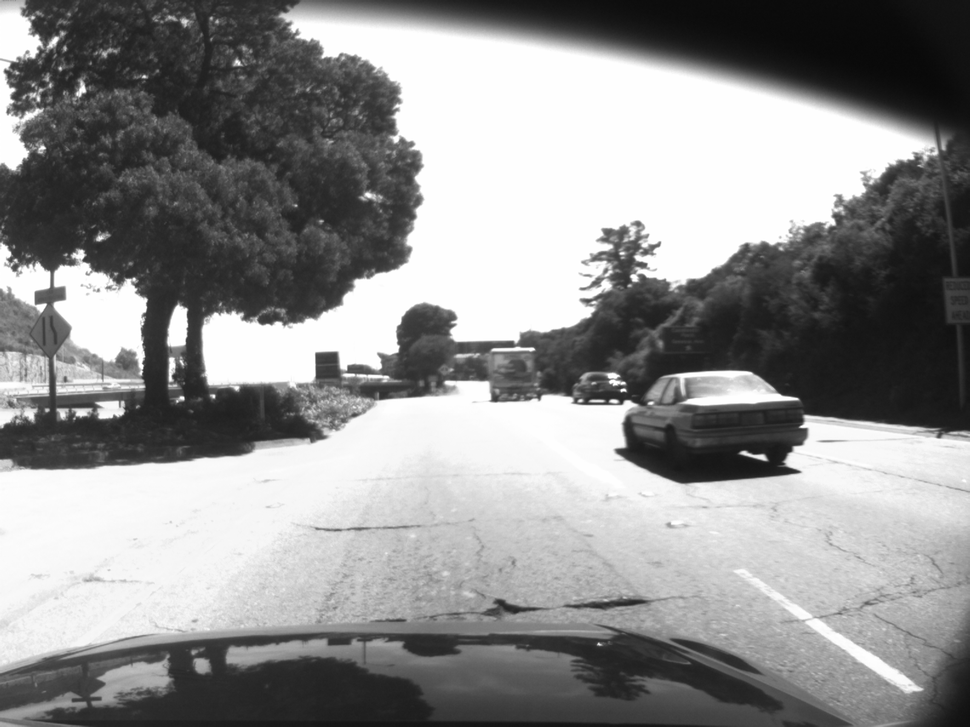
#> input picture images/mono_0000000004.png, 970 x 727 px, shrunk from 1600 x 1200 before the run; its folder holds only this picture in this run
$ python track.py
#> lines starting #> are read from the running program, lines starting #| are printed output that depends on the picture
#! /usr/bin/env python
import os
import sys
import csv
import cv2
import glob
import numpy as np

if __name__ == "__main__":

    cv2.namedWindow('Lane Markers')
    imgs = glob.glob("images/*.png")

    intercepts = []

    for fname in imgs:
        # Load image and prepare output image
        img = cv2.imread(fname)
#> img is the input picture: shape (727, 970, 3); min 8, max 255, mean 143.2

        # Draw sample lane markers
        (height, width) = img.shape[:2]
#> height = 727; width = 970
        left_x = width / 6
#> left_x = 161.7
        right_x = width / 6 * 5
#> right_x = 808.3
        color = (0,255,255) # yellow
        cv2.line(img, (left_x,height), (width/2-30, height/2), color)
        cv2.line(img, (right_x,height), (width/2+30, height/2), color)
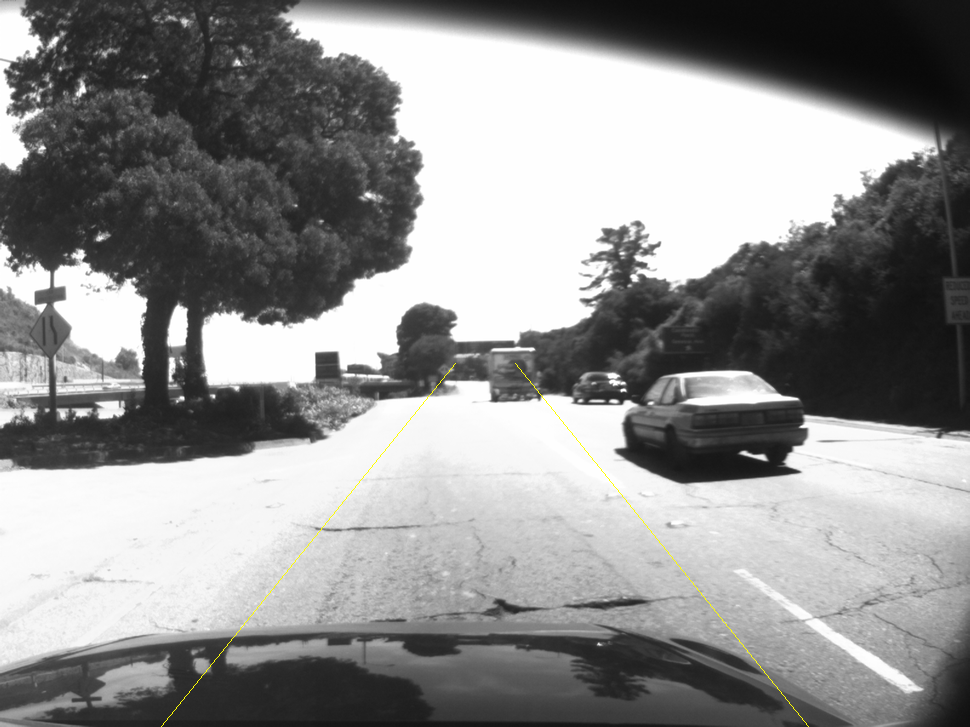
#> img: shape (727, 970, 3); mean B, G, R 143, 143.2, 143.2

        # Sample intercepts
        intercepts.append((os.path.basename(fname), left_x, right_x))

        # Show image
        cv2.imshow('Lane Markers', img)
        key = cv2.waitKey(50)
#> (key Esc is pressed here)
        if key == 27:
            sys.exit(0)
#> (the program exits here)

$ run again, on images/mono_0000000012.png
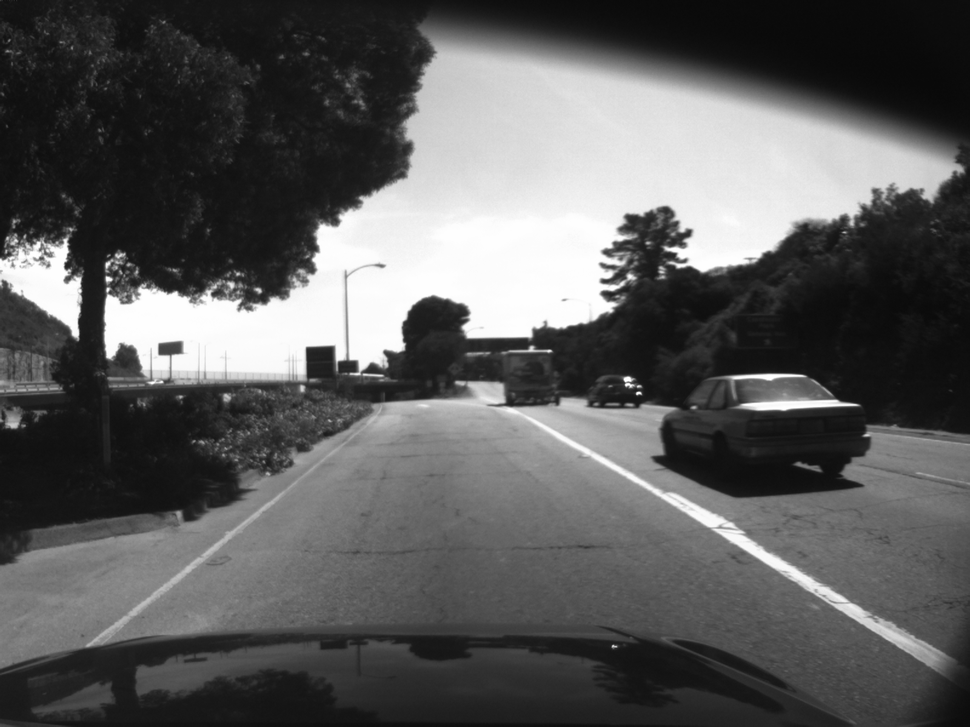
#> input picture images/mono_0000000012.png, 970 x 727 px, shrunk from 1600 x 1200 before the run
#> img is the input picture: shape (727, 970, 3); min 8, max 255, mean 92.1
#> `cv2.line(img, (right_x,height), (width/2+30, height/2), color)`:
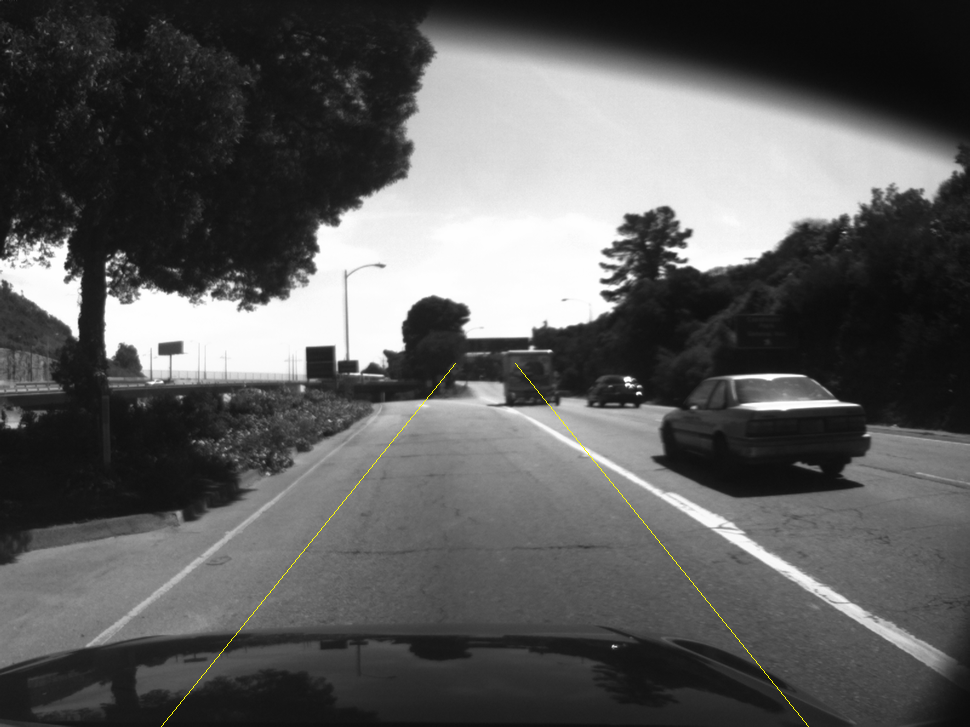
#> img: shape (727, 970, 3); mean B, G, R 92, 92.3, 92.3

$ run again, on images/mono_0000000016.png
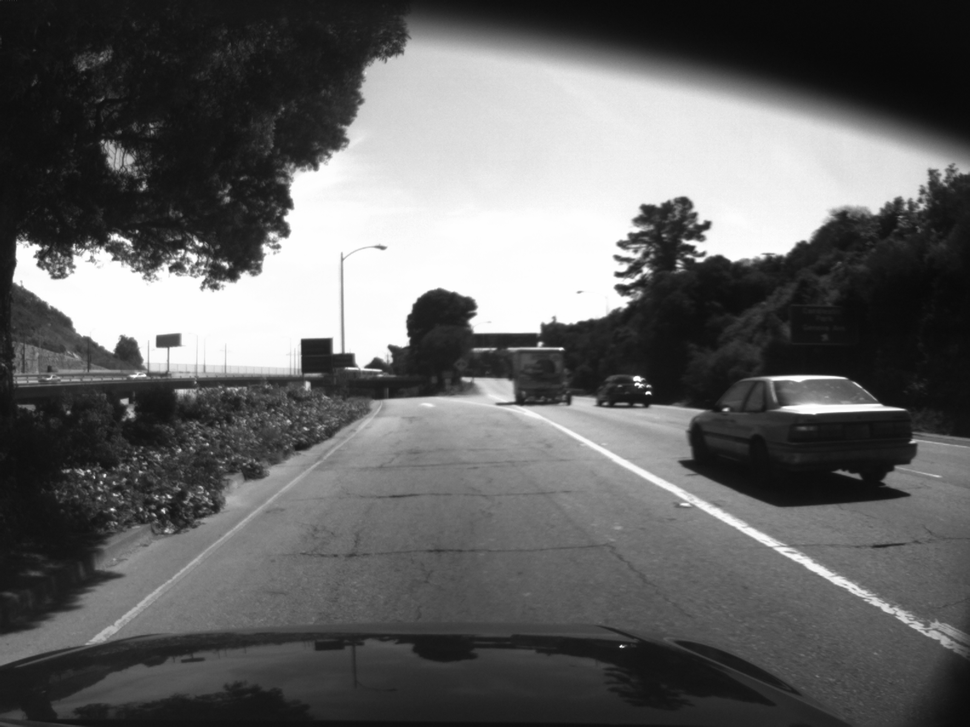
#> input picture images/mono_0000000016.png, 970 x 727 px, shrunk from 1600 x 1200 before the run
#> img is the input picture: shape (727, 970, 3); min 8, max 255, mean 99.3
#> `cv2.line(img, (right_x,height), (width/2+30, height/2), color)`:
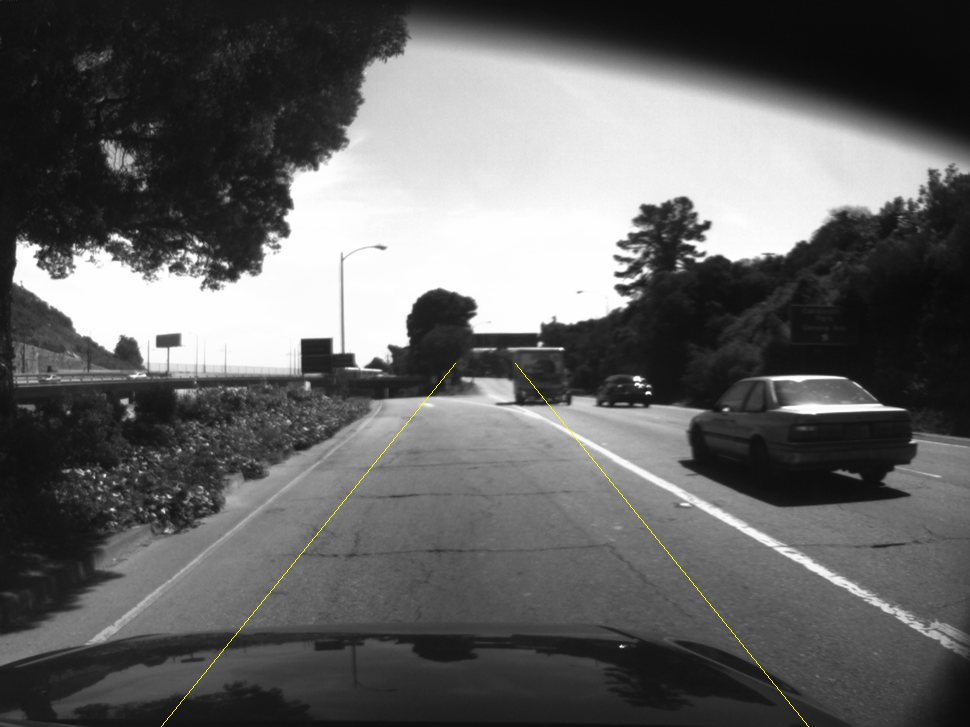
#> img: shape (727, 970, 3); mean B, G, R 99.2, 99.5, 99.5

$ run again, on images/mono_0000000005.png
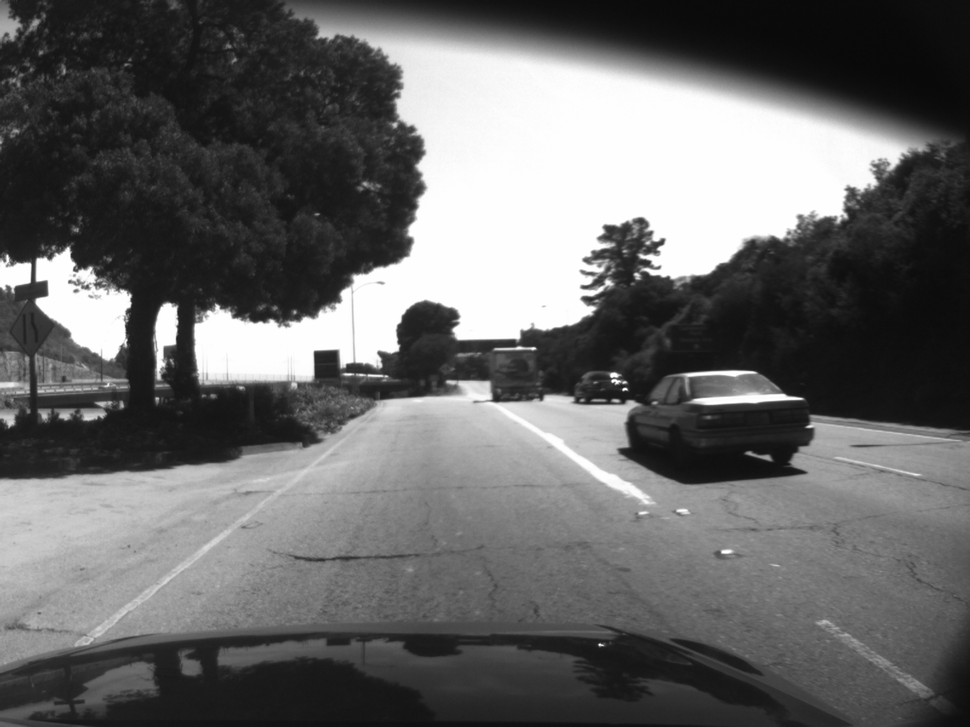
#> input picture images/mono_0000000005.png, 970 x 727 px, shrunk from 1600 x 1200 before the run
#> img is the input picture: shape (727, 970, 3); min 8, max 255, mean 103.2
#> `cv2.line(img, (right_x,height), (width/2+30, height/2), color)`:
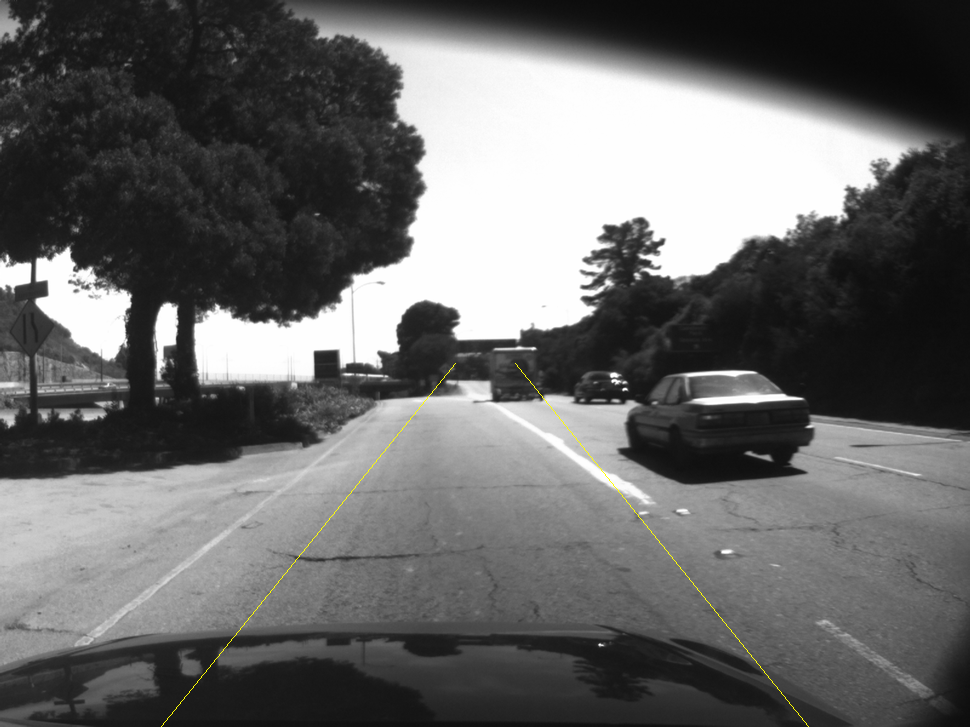
#> img: shape (727, 970, 3); mean B, G, R 103.1, 103.4, 103.4
